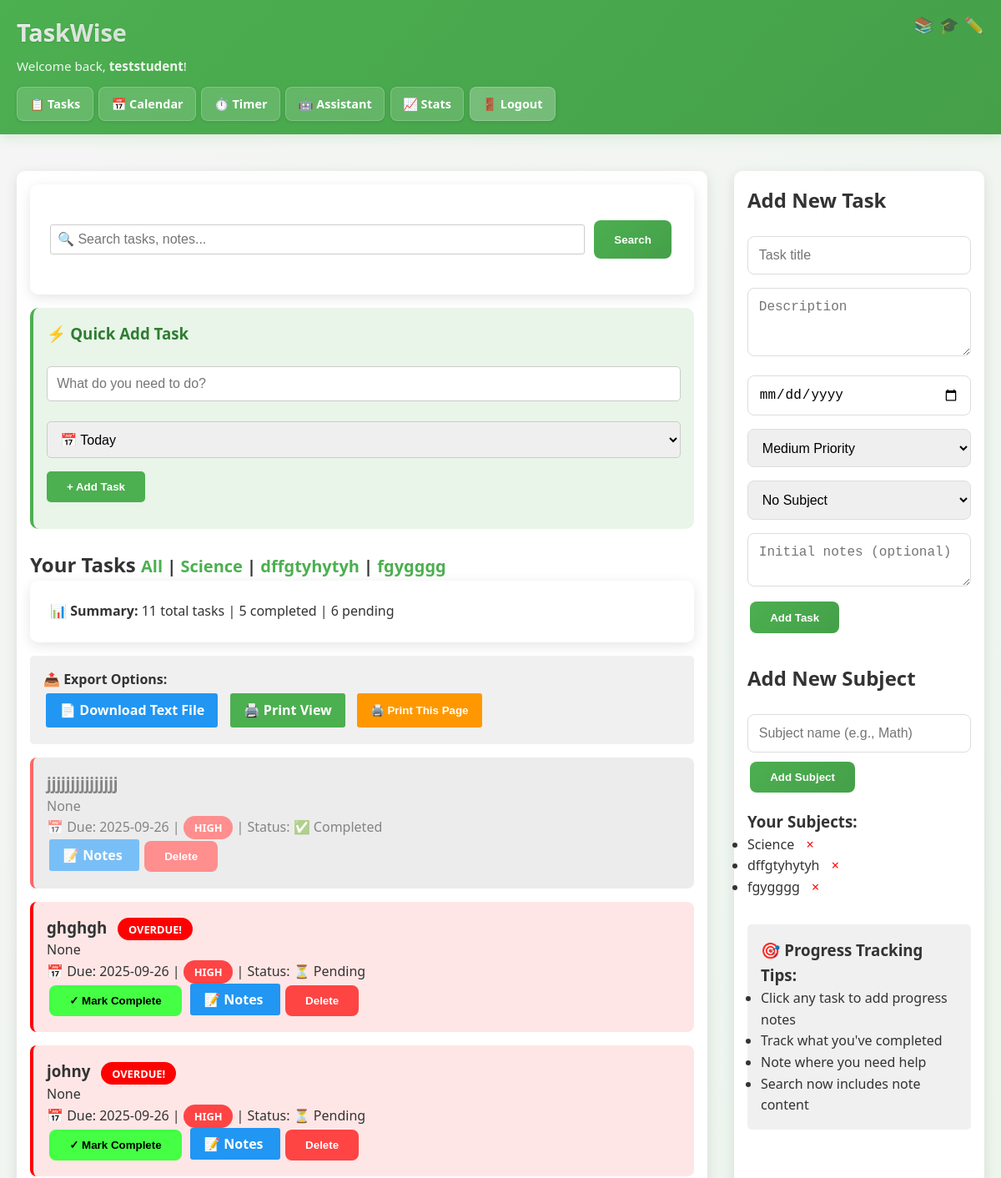
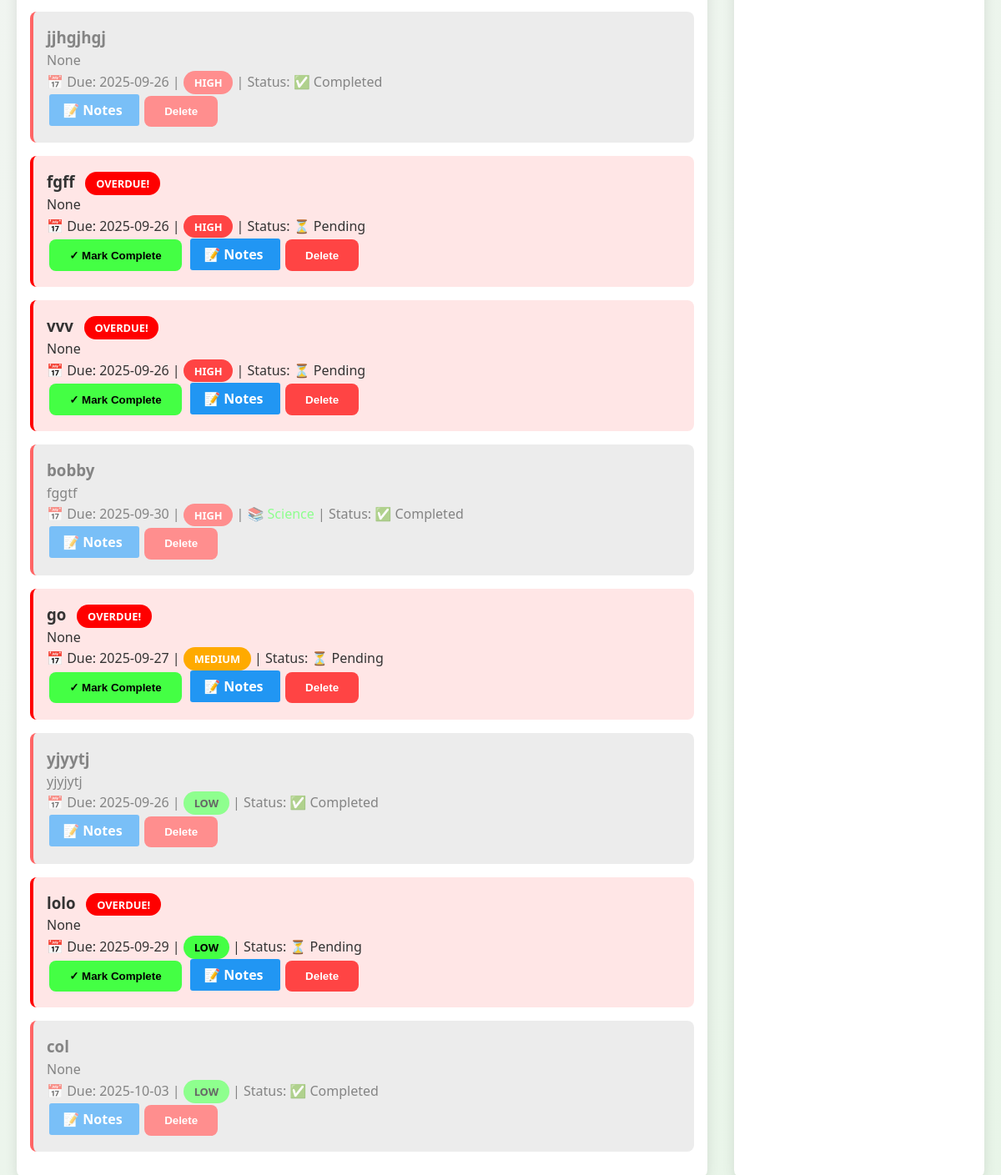
The app's page /dashboard (signed in) with its own data (2 pictures, top to bottom).
### tables this page shows
CREATE TABLE subjects (
    id INTEGER PRIMARY KEY AUTOINCREMENT,
    user_id INTEGER NOT NULL,
    name TEXT NOT NULL,
    color TEXT DEFAULT '#007bff',
    FOREIGN KEY (user_id) REFERENCES users (id)
);

CREATE TABLE tasks (
    id INTEGER PRIMARY KEY AUTOINCREMENT,
    user_id INTEGER NOT NULL,
    title TEXT NOT NULL,
    description TEXT,
    due_date DATE,
    priority TEXT DEFAULT 'medium',
    completed BOOLEAN DEFAULT 0,
    created_at DATETIME DEFAULT CURRENT_TIMESTAMP, subject_id INTEGER, notes TEXT, calendar_color TEXT,
    FOREIGN KEY (user_id) REFERENCES users (id)
);

### app.py (the view, shortened to what this page needs)
@app.route('/dashboard', methods=['GET', 'POST'])
def dashboard():
    if 'user_id' not in session:
        return redirect('/login')
    conn = get_db_connection()
    cur = conn.cursor()
    subjects = cur.execute(
        'SELECT * FROM subjects WHERE user_id = ? ORDER BY name',
        (session['user_id'],)
    ).fetchall()
    subject_filter = request.args.get('subject', 'all')
    search_query = request.args.get('search', '')
    base_query = '''
        SELECT tasks.*, subjects.name as subject_name, subjects.color as subject_color
        FROM tasks
        LEFT JOIN subjects ON tasks.subject_id = subjects.id
        WHERE tasks.user_id = ?
    '''
    query_params = [session['user_id']]
    if subject_filter != 'all':
        base_query += ' AND subjects.name = ?'
        query_params.append(subject_filter)
    if search_query:
        base_query += ' AND (tasks.title LIKE ? OR tasks.description LIKE ? OR subjects.name LIKE ? OR tasks.notes LIKE ?)'
        search_term = f'%{search_query}%'
        query_params.extend([search_term, search_term, search_term, search_term])
    base_query += '''
        ORDER BY
            CASE
                WHEN due_date < date('now') THEN 1
                WHEN due_date = date('now') THEN 2
                WHEN due_date = date('now', '+1 day') THEN 3
                ELSE 4
            END,
            CASE priority
                WHEN 'high' THEN 1
                WHEN 'medium' THEN 2
                WHEN 'low' THEN 3
            END,
            due_date
    '''
    tasks = cur.execute(base_query, query_params).fetchall()
    total_tasks = len(tasks)
    completed_tasks = sum(1 for task in tasks if task['completed'])
    pending_tasks = total_tasks - completed_tasks
    cur.close()
    conn.close()
    return render_template('dashboard_notes.html',
                         tasks=tasks,
                         subjects=subjects,
                         subject_filter=subject_filter,
                         search_query=search_query,
                         total_tasks=total_tasks,
                         completed_tasks=completed_tasks,
                         pending_tasks=pending_tasks,
                         get_urgency_class=get_urgency_class)

### app.py (called while the page is built)
def get_db_connection():
    if os.environ.get('DATABASE_URL'):
        import psycopg2
        conn = psycopg2.connect(os.environ.get('DATABASE_URL'))
    else:
        conn = sqlite3.connect('student_tasks.db')
        conn.row_factory = sqlite3.Row
    return conn

def get_urgency_class(due_date_str):
    if not due_date_str:
        return ''
    try:
        due_date = datetime.strptime(due_date_str, '%Y-%m-%d').date()
        today = datetime.now().date()
        tomorrow = today + timedelta(days=1)
        if due_date < today:
            return 'urgent-overdue'
        elif due_date == today:
            return 'urgent-today'
        elif due_date == tomorrow:
            return 'urgent-tomorrow'
        else:
            return ''
    except:
        return ''

### templates/dashboard_notes.html (shortened to what this page needs)
{% extends "base.html" %}
{% block content %}
<div class="container">
    <div class="task-list">
        <div class="search-bar" style="margin-bottom: 1rem;">
            <form method="GET" action="/dashboard">
                <div style="display: flex; gap: 0.5rem;">
                    <input type="text" name="search" placeholder="🔍 Search tasks, notes..."
                           value="{{ search_query }}"
                           style="flex: 1; padding: 0.5rem; border: 1px solid #ccc; border-radius: 3px;">
                    <button type="submit" class="btn btn-primary">Search</button>
                </div>
            </form>
        </div>
        <div style="background: #e8f5e8; padding: 1rem; border-radius: 10px; margin-bottom: 1.5rem; border-left: 4px solid #4CAF50;">
            <h3 style="margin: 0 0 1rem 0; color: #2e7d32;">⚡ Quick Add Task</h3>
            <form method="POST" action="/quick_task" style="display: flex; gap: 0.5rem; align-items: center; flex-wrap: wrap;">
                <input type="text" name="title" placeholder="What do you need to do?"
                       style="flex: 1; min-width: 200px; padding: 0.7rem; border: 1px solid #ccc; border-radius: 5px;" required>
                <select name="due_days" style="padding: 0.7rem; border: 1px solid #ccc; border-radius: 5px;">
                    <option value="0">📅 Today</option>
                </select>
                <button type="submit" style="background: #4CAF50; color: white; border: none; padding: 0.7rem 1.5rem; border-radius: 5px; cursor: pointer; font-weight: bold;">
                    + Add Task
                </button>
            </form>
        </div>
        <h2>Your Tasks
            <small>
                <a href="/dashboard?subject=all&search={{ search_query }}"
                   style="{% if subject_filter == 'all' %}font-weight:bold;{% endif %}">
                   All
                </a>
                {% for subject in subjects %}
                | <a href="/dashboard?subject={{ subject.name }}&search={{ search_query }}"
                     style="{% if subject_filter == subject.name %}font-weight:bold;{% endif %}">
                     {{ subject.name }}
                   </a>
                {% endfor %}
            </small>
        </h2>
        <div class="stats">
            <p><strong>📊 Summary:</strong> {{ total_tasks }} total tasks | {{ completed_tasks }} completed | {{ pending_tasks }} pending</p>
        </div>
        <div class="export-options" style="margin: 1rem 0; padding: 1rem; background: #f0f0f0; border-radius: 5px;">
            <p><strong>📤 Export Options:</strong></p>
            <div style="display: flex; gap: 0.5rem; flex-wrap: wrap;">
                <a href="/export/txt?subject={{ subject_filter }}&search={{ search_query }}"
                   class="btn" style="background: #2196F3; color: white; text-decoration: none; padding: 0.5rem 1rem; border-radius: 3px;">
                    📄 Download Text File
                </a>
                <a href="/print-view"
                   class="btn" style="background: #4CAF50; color: white; text-decoration: none; padding: 0.5rem 1rem; border-radius: 3px;">
                    🖨️ Print View
                </a>
                <button onclick="window.print()"
                        class="btn" style="background: #FF9800; color: white; border: none; padding: 0.5rem 1rem; border-radius: 3px; cursor: pointer;">
                    🖨️ Print This Page
                </button>
            </div>
        </div>
        {% if tasks %}
            {% for task in tasks %}
            <div class="task-item {{ task.priority }} {{ get_urgency_class(task.due_date) }} {% if task.completed %}completed{% endif %}">
                <h3>
                    <a href="/task_details/{{ task.id }}" style="text-decoration: none; color: inherit;">
                        {{ task.title }}
                    </a>
                    {% if not task.completed %}
                        {% set urgency_class = get_urgency_class(task.due_date) %}
                        {% if urgency_class == 'urgent-overdue' %}
                            <span class="urgency-badge overdue-badge">OVERDUE!</span>
                        {% elif urgency_class == 'urgent-today' %}
                            <span class="urgency-badge today-badge">DUE TODAY</span>
                        {% elif urgency_class == 'urgent-tomorrow' %}
                            <span class="urgency-badge tomorrow-badge">DUE TOMORROW</span>
                        {% endif %}
                    {% endif %}
                </h3>
                <p>{{ task.description }}</p>
                <p>
                    📅 Due: {{ task.due_date }} |
                    <span class="priority-badge {{ task.priority }}-badge">{{ task.priority.upper() }}</span> |
                    {% if task.subject_name %}
                    <span style="color: {{ task.subject_color }};">📚 {{ task.subject_name }}</span> |
                    {% endif %}
                    Status: {% if task.completed %}✅ Completed{% else %}⏳ Pending{% endif %}
                </p>
               <div>
    {% if not task.completed %}
    <form method="POST" action="/complete_task" style="display:inline;">
        <button type="submit" class="btn btn-success">✓ Mark Complete</button>
    </form>
    {% endif %}
    <a href="/task_details/{{ task.id }}" class="btn" style="background: #2196F3; color: white; text-decoration: none; padding: 0.5rem 1rem; border-radius: 3px;">
        📝 Notes
    </a>
    <form method="POST" action="/delete_task" style="display:inline;">
        <button type="submit" class="btn btn-danger">Delete</button>
    </form>
</div>
            </div>
            {% endfor %}
        {% endif %}
    </div>
    <div class="task-form">
        <h2>Add New Task</h2>
        <form method="POST">
            <input type="text" name="title" placeholder="Task title" required>
            <textarea name="description" placeholder="Description" rows="3"></textarea>
            <input type="date" name="due_date" required>
            <select name="priority" required>
                <option value="medium" selected>Medium Priority</option>
            </select>
            <select name="subject_id">
                <option value="">No Subject</option>
            </select>
            <textarea name="notes" placeholder="Initial notes (optional)" rows="2"></textarea>
            <button type="submit" class="btn btn-primary">Add Task</button>
        </form>
        <h2 style="margin-top: 2rem;">Add New Subject</h2>
        <form method="POST">
            <input type="text" name="new_subject" placeholder="Subject name (e.g., Math)" required>
            <button type="submit" class="btn btn-primary">Add Subject</button>
        </form>
        {% if subjects %}
        <h3>Your Subjects:</h3>
        <ul>
            {% for subject in subjects %}
            <li>
                {{ subject.name }}
                <a href="/delete_subject/{{ subject.id }}"
                   onclick="return confirm('Delete {{ subject.name }}?')"
                   style="color: red; margin-left: 10px;">×</a>
            </li>
            {% endfor %}
        </ul>
        {% endif %}
        <div style="margin-top: 2rem; padding: 1rem; background: #f0f0f0; border-radius: 5px;">
            <h3>🎯 Progress Tracking Tips:</h3>
            <ul>
                <li>Click any task to add progress notes</li>
                <li>Track what you've completed</li>
                <li>Note where you need help</li>
                <li>Search now includes note content</li>
            </ul>
        </div>
    </div>
</div>
{% endblock %}

### templates/base.html (style rules this page uses)
* { box-sizing: border-box; margin: 0; padding: 0; }
body { font-family: 'Segoe UI', Tahoma, Geneva, Verdana, sans-serif; line-height: 1.6; color: #333; margin: 0; padding: 0; background: linear-gradient(135deg, #f5f5f5 0%, #e8f5e8 100%); min-height: 100vh; }
.container { display: grid; grid-template-columns: 1fr 300px; gap: 2rem; }
.task-list { background: white; padding: 1rem; border-radius: 10px; box-shadow: 0 4px 15px rgba(0,0,0,0.1); }
.task-form { background: white; padding: 1rem; border-radius: 10px; box-shadow: 0 4px 15px rgba(0,0,0,0.1); }
.task-item { border-left: 4px solid #ccc; padding: 1rem; margin: 1rem 0; background: #fafafa; border-radius: 8px; transition: transform 0.2s ease; }
.task-item.high { border-left-color: #ff4444; }
.task-item.medium { border-left-color: #ffaa00; }
.task-item.low { border-left-color: #44ff44; }
.task-item.urgent-overdue { border-left-color: #ff0000 !important; background: #ffe6e6; }
.task-item.completed { opacity: 0.6; background: #e0e0e0; }
.btn { padding: 0.7rem 1.5rem; border: none; border-radius: 8px; cursor: pointer; margin: 0.2rem; font-weight: 600; transition: all 0.3s ease; }
.btn-primary { background: linear-gradient(135deg, #4CAF50, #45a049); color: white; }
.btn-danger { background: #ff4444; color: white; }
.btn-success { background: #44ff44; color: black; }
form { margin: 1rem 0; }
input, textarea, select { width: 100%; padding: 0.8rem; margin: 0.5rem 0; border: 1px solid #ddd; border-radius: 8px; font-size: 1rem; }
.stats { background: white; padding: 1.5rem; border-radius: 10px; box-shadow: 0 4px 15px rgba(0,0,0,0.1); margin-bottom: 1rem; }
.priority-badge { padding: 0.3rem 0.8rem; border-radius: 20px; font-size: 0.8rem; color: white; font-weight: 600; }
.high-badge { background: #ff4444; }
.medium-badge { background: #ffaa00; }
.low-badge { background: #44ff44; color: black; }
.urgency-badge { padding: 0.3rem 0.8rem; border-radius: 20px; font-size: 0.8rem; color: white; margin-left: 0.5rem; font-weight: 600; }
.overdue-badge { background: #ff0000; }
a { color: #4CAF50; text-decoration: none; }
.search-bar { background: white; padding: 1.5rem; border-radius: 10px; box-shadow: 0 4px 15px rgba(0,0,0,0.1); }

### records on screen
subjects: name "Science"
subjects: name "dffgtyhytyh"
subjects: name "fgygggg"
tasks: title "jjjjjjjjjjjjjjj", description "None", due_date "2025-09-26", priority "HIGH", completed "✅ Completed"
tasks: title "ghghgh", completed "OVERDUE!", description "None", due_date "2025-09-26", priority "HIGH"
tasks: title "johny", completed "OVERDUE!", description "None", due_date "2025-09-26", priority "HIGH"
tasks: title "jjhgjhgj", description "None", due_date "2025-09-26", priority "HIGH", completed "✅ Completed"
tasks: title "fgff", completed "OVERDUE!", description "None", due_date "2025-09-26", priority "HIGH"
tasks: title "vvv", completed "OVERDUE!", description "None", due_date "2025-09-26", priority "HIGH"
tasks: title "bobby", description "fggtf", due_date "2025-09-30", priority "HIGH", subject_name "Science", completed "✅ Completed"
tasks: title "go", completed "OVERDUE!", description "None", due_date "2025-09-27", priority "MEDIUM"
tasks: title "yjyytj", description "yjyjytj", due_date "2025-09-26", priority "LOW", completed "✅ Completed"
tasks: title "lolo", completed "OVERDUE!", description "None", due_date "2025-09-29", priority "LOW"
tasks: title "col", description "None", due_date "2025-10-03", priority "LOW", completed "✅ Completed"

### other values on screen
{{ session.username }} "teststudent"
{{ total_tasks }} "11"
{{ completed_tasks }} "5"
{{ pending_tasks }} "6"
